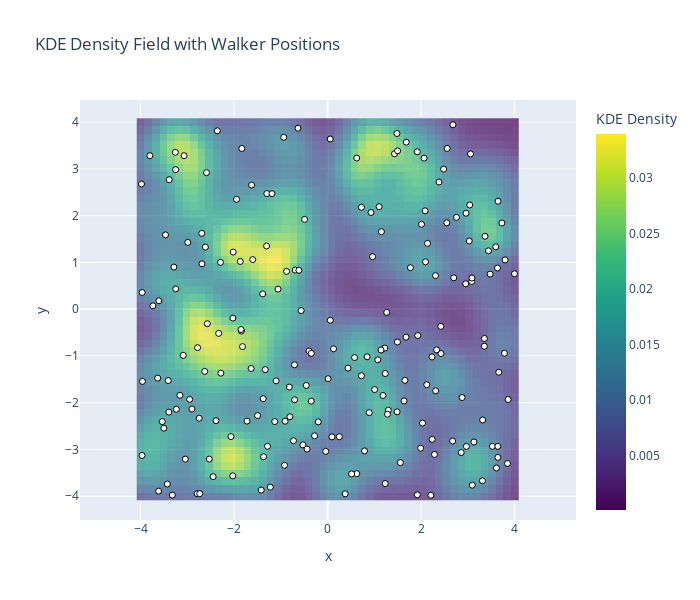

The notebook cell saved with this chart:
### Markdown cell above
## Curvature Field Heatmap

### Code cell
# Create grid
grid_res = 50  # Higher resolution for smoother surface
x_grid = torch.linspace(-4, 4, grid_res, device=device)
y_grid = torch.linspace(-4, 4, grid_res, device=device)
xx, yy = torch.meshgrid(x_grid, y_grid, indexing='ij')

# Evaluation points
x_eval = torch.stack([xx.flatten(), yy.flatten()], dim=-1)

print(f"Computing curvature on {grid_res}x{grid_res} grid...")

# Compute KDE density
rho_grid = compute_kde_density(
    state.x,
    x_eval,
    bandwidth=params.kde_bandwidth,
    alive_mask=state.s.bool(),
)

rho_np = rho_grid.reshape(grid_res, grid_res).cpu().numpy()

# Plot 2D heatmap
fig = go.Figure()

# Density heatmap
fig.add_trace(go.Heatmap(
    x=x_grid.cpu().numpy(),
    y=y_grid.cpu().numpy(),
    z=rho_np,
    colorscale='Viridis',
    colorbar=dict(title="KDE Density"),
    opacity=0.7,
))

# Walker positions overlay
fig.add_trace(go.Scatter(
    x=x_np[:, 0],
    y=x_np[:, 1],
    mode='markers',
    marker=dict(size=6, color='white', line=dict(width=1, color='black')),
    name="Walkers",
))

fig.update_layout(
    title="KDE Density Field with Walker Positions",
    xaxis_title="x",
    yaxis_title="y",
    width=700,
    height=600,
    xaxis=dict(scaleanchor="y", scaleratio=1),
)

fig.show()

print("✓ Density field computed")

### Figure 1 — Plotly figure (JSON) as saved in the notebook; plotly's stock layout.template omitted (floating-point values rounded to 4 significant figures; data arrays with more than 128 entries replaced by an {"elided": "..."} marker saying what was removed)
{"data": [{"colorbar": {"title": {"text": "KDE Density"}}, "colorscale": [[0, "#440154"], [0.1111, "#482878"], [0.2222, "#3e4989"], [0.3333, "#31688e"], [0.4444, "#26828e"], [0.5556, "#1f9e89"], [0.6667, "#35b779"], [0.7778, "#6ece58"], [0.8889, "#b5de2b"], [1, "#fde725"]], "opacity": 0.7, "type": "heatmap", "x": [-4.0, -3.837, -3.673, -3.51, -3.347, -3.184, -3.02, -2.857, -2.694, -2.531, -2.367, -2.204, -2.041, -1.878, -1.714, -1.551, -1.388, -1.224, -1.061, -0.898, -0.7347, -0.5714, -0.4082, -0.2449, -0.08163, 0.08163, 0.2449, 0.4082, 0.5714, 0.7347, 0.898, 1.061, 1.224, 1.388, 1.551, 1.714, 1.878, 2.041, 2.204, 2.367, 2.531, 2.694, 2.857, 3.02, 3.184, 3.347, 3.51, 3.673, 3.837, 4.0], "y": [-4.0, -3.837, -3.673, -3.51, -3.347, -3.184, -3.02, -2.857, -2.694, -2.531, -2.367, -2.204, -2.041, -1.878, -1.714, -1.551, -1.388, -1.224, -1.061, -0.898, -0.7347, -0.5714, -0.4082, -0.2449, -0.08163, 0.08163, 0.2449, 0.4082, 0.5714, 0.7347, 0.898, 1.061, 1.224, 1.388, 1.551, 1.714, 1.878, 2.041, 2.204, 2.367, 2.531, 2.694, 2.857, 3.02, 3.184, 3.347, 3.51, 3.673, 3.837, 4.0], "z": {"elided": "50x50 float values"}}, {"marker": {"color": "white", "line": {"color": "black", "width": 1}, "size": 6}, "mode": "markers", "name": "Walkers", "type": "scatter", "x": {"elided": "200 float values"}, "y": {"elided": "200 float values"}}], "layout": {"height": 600, "title": {"text": "KDE Density Field with Walker Positions"}, "width": 700, "xaxis": {"scaleanchor": "y", "scaleratio": 1, "title": {"text": "x"}}, "yaxis": {"title": {"text": "y"}}}}
